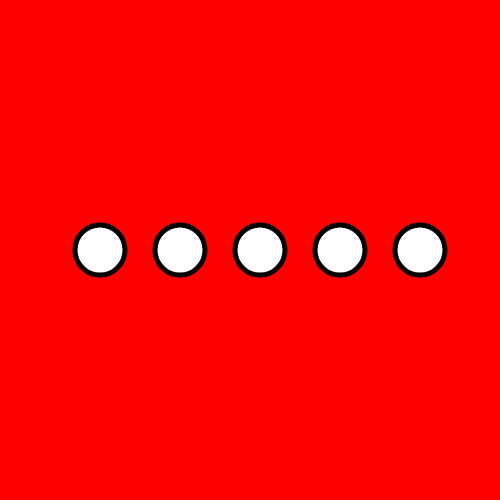
Frame 1 (no input)
Frame 2 (the mouse pressed at the canvas centre, redrawn once): identical to frame 1, image omitted

The p5.js sketch that drew this single still picture (run headless with seeded random() and noise() and a simulated clock; the mouse was pressed at the canvas centre and the sketch redrawn once):

// p5.js sketch
// ── sketch.js
// Review and Extend
// Intro to iterating
// Uncomment the custom functions
 
function setup() {
  createCanvas(500, 500);
}

function draw() {
  drawing01(); // for loop
  //drawing02(); // nested for loop
  //drawing03(); // alternating pattern w/%
  //drawing04(); // starting to iterate, shifting color and size over x-axis
  //drawing05(); // iteration + transformations

  noLoop(); 
}

// My first for loop
function drawing01() {
  background(255,0,0);
  strokeWeight(5);
  // draw a row of circles
  // ellipse(100, height/2, 50);
  // ellipse(150, height/2, 50);
  // ellipse(200, height/2, 50);
  // ellipse(250, height/2, 50);
  // ellipse(300, height/2, 50);

  // for loop - a piece of code that repeats
  // until a condition is met
  const startingX = 100;
  const s = 50; // size
  const space = 80; // space in between center of shapes
  for (i = 0; i < 5; i++) {
    ellipse(startingX + (i * space), height / 2, s);
    console.log(startingX + (i * space));
  }
} 

// My first nested for loop
function drawing02() {
  background(255,0,0);
  strokeWeight(5);
  const startingX = 100;
  const startingY = 100;
  const s = 50; // size
  const space = 80; // space in between center of shapes
  for (i = 0; i < 5; i++) {
    for (j = 0; j < 5; j++) {
      ellipse(startingX + (i * space), startingY + j * space, s);
      //console.log(j);
    }
  }
}

/* Using conditionals to change color
Features % modulo (another comparison operator)      
modulo finds the remainder left over after dividing one number by another
*/
function drawing03() {
  background(0,0,255);
  strokeWeight(5);
  const startingX = 100;
  const startingY = 100;
  const s = 50; // size
  const space = 80; // space in between center of shapes
  for (i = 0; i < 5; i++) {
    for (j = 0; j < 5; j++) {
      //console.log(i % 2);
      const condition1 = i % 2 == 0 && j % 2 == 0;
      const condition2 = i % 2 == 1 && j % 2 == 1;
      if (condition1 || condition2) {
        fill(255, 255, 0); //yellow
      } else {
        fill(255); // white
      }
      ellipse(startingX + (i * space), startingY + (j * space), s);

      // Bonus: added text
      textAlign(CENTER, CENTER);
      textSize(15);
      fill(0, 0, 255);
      text(i + " " + j, startingX + i * space, startingY + j * space);
    }
  }
}

// Iterative patterns
function drawing04() {
  background(0);
  noFill();
  strokeWeight(5);
  const startingX = 90; 
  const startingY = 105;
  const s = 50; // size
  const space = 80; // space in between center of shapes
  for (i = 0; i < 5; i++) {
    for (j = 0; j < 5; j++) {
      stroke(255, (i + 1) * 50, 255, (j + 1) * 50);
      ellipse(startingX + (i*space), startingY + (j*space), s+(i*20));
    }
  }
}

// Iterative patterns
// + incorporating transformations (translate, rotate, scale)
// changed to square to better show rotation
function drawing05() {
  background(0);
  noFill();
  rectMode(CENTER);
  angleMode(DEGREES);
  strokeWeight(5);
  
  const numShapes = 5;
  const startingX = 90; 
  const startingY = 105;
  const s = 50; // size
  const space = 80; // space in between center of shapes
  
  for (i = 0; i < numShapes; i++) {
    for (j = 0; j < numShapes; j++) {
      stroke((i + 1) * 50, 255, (j + 1) * 50, 255); 
      push();
      translate(startingX + (i * space), startingY + (j * space)); // rotation is from center of squares
      rotate(((i+1)*30)+(j*40)); // incorporating i and j into rotation
      scale((1/(j+1)) + 0.5); // getting smaller across the y-axis
      rect(0,0,s);
      pop();
    }
  }
}
// Idea for variations:
// Try experimenting with more transformations, layering additional changes
// Incorporate more shapes ... try adding conditionals to further patternize your work
